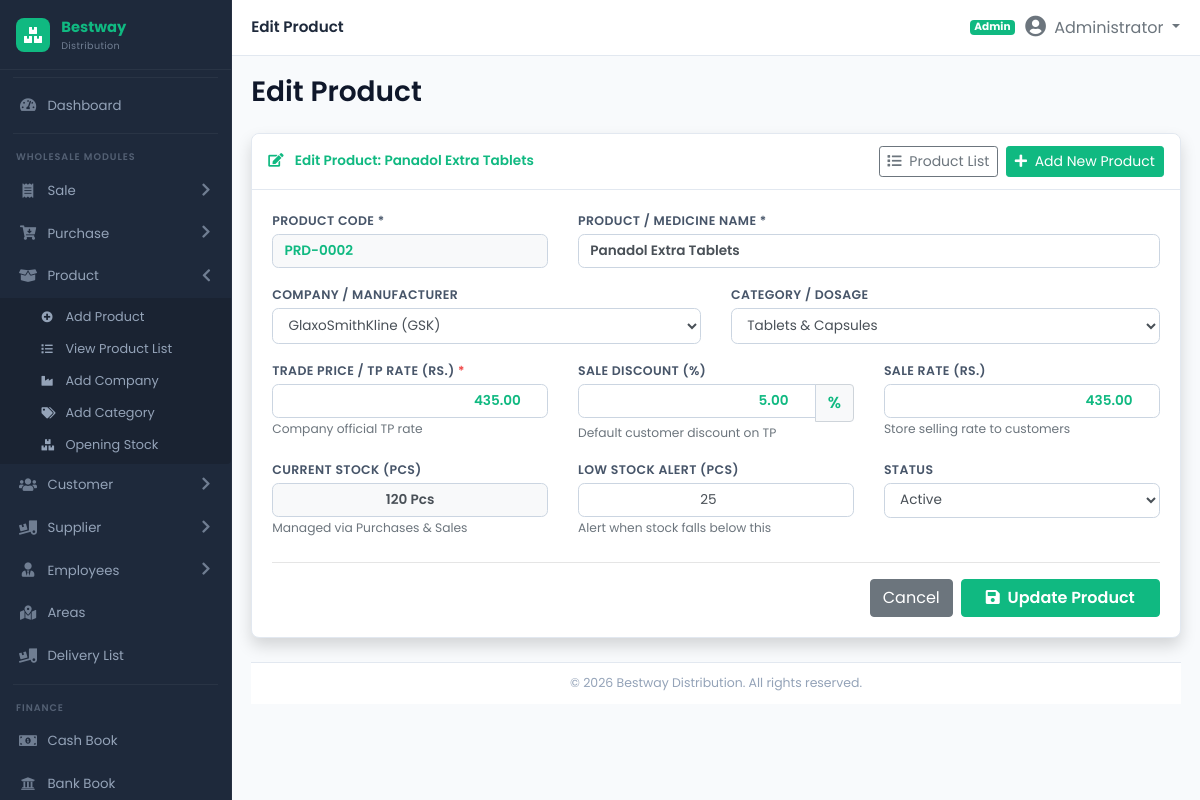
The page /modules/product/edit_product.php?id=2 (signed in) on the database its author committed.
### tables this page shows
CREATE TABLE IF NOT EXISTS `products` (
  `id` INT AUTO_INCREMENT PRIMARY KEY,
  `product_code` VARCHAR(50) UNIQUE NULL,
  `barcode` VARCHAR(100) UNIQUE NULL,
  `name` VARCHAR(200) NOT NULL,
  `generic_name` VARCHAR(200) NULL,
  `company_id` INT NULL,
  `category_id` INT NULL,
  `unit_id` INT NULL,
  `pack_size` VARCHAR(50) NULL,
  `packs_per_box` INT DEFAULT 1,
  `tablets_per_pack` INT DEFAULT 10,
  `total_tablets_per_box` INT DEFAULT 10,
  `stock_unit` VARCHAR(50) DEFAULT 'Pack',
  `purchase_price` DECIMAL(12,2) DEFAULT 0.00,
  `trade_price` DECIMAL(12,2) DEFAULT 0.00,
  `retail_price` DECIMAL(12,2) DEFAULT 0.00,
  `wholesale_price` DECIMAL(12,2) DEFAULT 0.00,
  `discount_percent` DECIMAL(5,2) DEFAULT 0.00,
  `max_discount_percent` DECIMAL(5,2) DEFAULT 0.00,
  `reorder_level` INT DEFAULT 10,
  `opening_stock` INT DEFAULT 0,
  `current_stock` INT DEFAULT 0,
  `location_rack` VARCHAR(50) NULL,
  `requires_prescription` TINYINT(1) DEFAULT 0,
  `cold_chain` TINYINT(1) DEFAULT 0,
  `status` ENUM('Active', 'Inactive') DEFAULT 'Active',
  INDEX (`product_code`),
  INDEX (`name`),
  INDEX (`company_id`),
  INDEX (`category_id`),
  INDEX (`unit_id`),
  INDEX (`status`)
);

CREATE TABLE IF NOT EXISTS `companies` (
  `id` INT AUTO_INCREMENT PRIMARY KEY,
  `name` VARCHAR(150) NOT NULL,
  `code` VARCHAR(50) UNIQUE NULL,
  `contact_person` VARCHAR(100) NULL,
  `phone` VARCHAR(50) NULL,
  `email` VARCHAR(100) NULL,
  `address` TEXT NULL,
  `status` ENUM('Active', 'Inactive') DEFAULT 'Active',
  INDEX (`name`),
  INDEX (`status`)
);

CREATE TABLE IF NOT EXISTS `categories` (
  `id` INT AUTO_INCREMENT PRIMARY KEY,
  `name` VARCHAR(100) NOT NULL,
  `code` VARCHAR(50) UNIQUE NULL,
  `description` TEXT NULL,
  `status` ENUM('Active', 'Inactive') DEFAULT 'Active',
  INDEX (`name`),
  INDEX (`status`)
);

### modules/product/edit_product.php (the view, shortened to what this page needs)
<?php
require_once dirname(__DIR__, 2) . '/config/database.php';
$product_id = intval($_GET['id'] ?? 0);
$prod = null;
if ($db_connected && $pdo) {
    $stmt = $pdo->prepare("SELECT * FROM products WHERE id = ?");
    $stmt->execute([$product_id]);
    $prod = $stmt->fetch();
}
$companies  = [];
$categories = [];
if ($db_connected && $pdo) {
    try {
        $companies  = $pdo->query("SELECT id, name, code FROM companies WHERE status='Active' ORDER BY name ASC")->fetchAll();
        $categories = $pdo->query("SELECT id, name FROM categories WHERE status='Active' ORDER BY name ASC")->fetchAll();
    } catch (Exception $e) {}
}
require_once dirname(__DIR__, 2) . '/includes/header.php';
?>
<div class="card shadow mb-4">
  <div class="card-header d-flex flex-wrap justify-content-between align-items-center">
    <h6 class="mb-0 font-weight-bold text-primary">
      <i class="fas fa-edit mr-2"></i> Edit Product: <?= htmlspecialchars($prod['name']) ?>
    </h6>
    <div>
      <a href="view_product_list.php" class="btn btn-sm btn-outline-secondary">
        <i class="fas fa-list mr-1"></i> Product List
      </a>
      <a href="add_product.php" class="btn btn-sm btn-success ml-1">
        <i class="fas fa-plus mr-1"></i> Add New Product
      </a>
    </div>
  </div>
  <div class="card-body">
    <form method="POST" action="">
      <div class="row">
        <div class="col-md-4 mb-3">
          <label class="form-label font-weight-bold">Product Code *</label>
          <input type="text" name="product_code" class="form-control font-weight-bold text-success bg-light" value="<?= htmlspecialchars($prod['product_code']) ?>" required>
        </div>
        <div class="col-md-8 mb-3">
          <label class="form-label font-weight-bold">Product / Medicine Name *</label>
          <input type="text" name="name" class="form-control font-weight-bold" value="<?= htmlspecialchars($prod['name']) ?>" required>
        </div>
        <div class="col-md-6 mb-3">
          <label class="form-label font-weight-bold">Company / Manufacturer</label>
          <select name="company_id" class="form-control">
            <?php foreach ($companies as $c): ?>
              <option value="<?= $c['id'] ?>" <?= ($prod['company_id'] == $c['id']) ? 'selected' : '' ?>>
                <?= htmlspecialchars($c['name']) ?>
              </option>
            <?php endforeach; ?>
          </select>
        </div>
        <div class="col-md-6 mb-3">
          <label class="form-label font-weight-bold">Category / Dosage</label>
          <select name="category_id" class="form-control">
            <?php foreach ($categories as $cat): ?>
              <option value="<?= $cat['id'] ?>" <?= ($prod['category_id'] == $cat['id']) ? 'selected' : '' ?>>
                <?= htmlspecialchars($cat['name']) ?>
              </option>
            <?php endforeach; ?>
          </select>
        </div>
        <div class="col-md-4 mb-3">
          <label class="form-label font-weight-bold">Trade Price / TP Rate (Rs.) <span class="text-danger">*</span></label>
          <input type="number" step="0.01" min="0" name="trade_price" id="trade_price" class="form-control text-right font-weight-bold text-primary" value="<?= htmlspecialchars($prod['trade_price']) ?>" required oninput="calcEditSaleRate()">
          <small class="text-muted">Company official TP rate</small>
        </div>
        <div class="col-md-4 mb-3">
          <label class="form-label font-weight-bold">Sale Discount (%)</label>
          <div class="input-group">
            <input type="number" step="0.01" min="0" max="100" name="discount_percent" id="discount_percent" class="form-control text-right font-weight-bold text-success" value="<?= htmlspecialchars($prod['discount_percent'] ?? '0.00') ?>" onfocus="this.select()" oninput="calcEditSaleRate()">
            <div class="input-group-append">
              <span class="input-group-text font-weight-bold bg-light text-success">%</span>
            </div>
          </div>
          <small class="text-muted">Default customer discount on TP</small>
        </div>
        <div class="col-md-4 mb-3">
          <label class="form-label font-weight-bold">Sale Rate (Rs.)</label>
          <input type="number" step="0.01" min="0" name="wholesale_price" id="wholesale_price" class="form-control text-right font-weight-bold text-success" value="<?= htmlspecialchars($prod['wholesale_price'] > 0 ? $prod['wholesale_price'] : ($prod['retail_price'] > 0 ? $prod['retail_price'] : $prod['trade_price'])) ?>">
          <small class="text-muted">Store selling rate to customers</small>
        </div>
        <div class="col-md-4 mb-3">
          <label class="form-label font-weight-bold">Current Stock (Pcs)</label>
          <input type="text" class="form-control text-center font-weight-bold bg-light" value="<?= htmlspecialchars($prod['current_stock']) ?> Pcs" readonly>
          <small class="text-muted">Managed via Purchases & Sales</small>
        </div>
        <div class="col-md-4 mb-3">
          <label class="form-label font-weight-bold">Low Stock Alert (Pcs)</label>
          <input type="number" min="0" name="reorder_level" class="form-control text-center" value="<?= htmlspecialchars($prod['reorder_level'] ?? 10) ?>">
          <small class="text-muted">Alert when stock falls below this</small>
        </div>
        <div class="col-md-4 mb-3">
          <label class="form-label font-weight-bold">Status</label>
          <select name="status" class="form-control">
            <option value="Active" <?= ($prod['status'] === 'Active') ? 'selected' : '' ?>>Active</option>
          </select>
        </div>
      </div>
      <hr class="mt-2 mb-3">
      <div class="d-flex justify-content-end align-items-center">
        <a href="view_product_list.php" class="btn btn-secondary mr-2">Cancel</a>
        <button type="submit" name="update_product" class="btn btn-primary px-4 font-weight-bold">
          <i class="fas fa-save mr-1"></i> Update Product
        </button>
      </div>
    </form>
  </div>
<?php require_once dirname(__DIR__, 2) . '/includes/footer.php'; ?>

### assets/css/style.css (style rules this page uses)
:root { --sidebar-bg: #1e293b; --sidebar-hover: #334155; --sidebar-active: #10b981; --sidebar-active-bg: rgba(16, 185, 129, 0.12); --sidebar-text: #94a3b8; --sidebar-text-hover: #ffffff; --sidebar-width: 232px; --primary: #10b981; --primary-dark: #059669; --secondary: #6366f1; --success: #10b981; --info: #0ea5e9; --warning: #f59e0b; --danger: #ef4444; --body-bg: #f8fafc; --card-bg: #ffffff; --card-shadow: 0 1px 2px rgba(0,0,0,0.05), 0 1px 3px rgba(0,0,0,0.08); --topbar-height: 56px; --sidebar-radius: 10px; }
* { margin: 0; padding: 0; box-sizing: border-box; }
body { font-family: 'Poppins', 'Inter', 'Segoe UI', system-ui, -apple-system, sans-serif; background: var(--body-bg); overflow-x: hidden; font-size: 14px; }
.card { border: 1px solid #e2e8f0; box-shadow: var(--card-shadow); border-radius: 0.5rem; background: var(--card-bg); }
.card-header { background: #fff; border-bottom: 1px solid #e2e8f0; padding: 0.75rem 1rem; font-weight: 600; border-radius: 0.5rem 0.5rem 0 0 !important; }
.card-header h6 { font-size: 0.85rem; margin: 0; }
.text-primary { color: var(--primary) !important; }
.text-success { color: var(--success) !important; }
.text-danger { color: var(--danger) !important; }
.btn-primary { background: var(--primary); border-color: var(--primary); color: #fff; font-weight: 500; }
.btn-success { background: var(--success); border-color: var(--success); color: #fff; }
.form-label { font-weight: 600; font-size: 0.78rem; color: #475569; margin-bottom: 0.2rem; text-transform: uppercase; letter-spacing: 0.03em; }
.form-control, .form-select { border-radius: 0.4rem; border-color: #cbd5e1; font-size: 0.85rem; padding: 0.5rem 0.7rem; transition: border-color 0.2s, box-shadow 0.2s; }
select.form-control, select.form-select { height: auto; padding-top: 0.4rem; padding-bottom: 0.4rem; }
.font-weight-bold { font-weight: 600 !important; }
.shadow { box-shadow: var(--card-shadow); }

### rows shown on the page
products: name "Panadol Extra Tablets", product_code "PRD-0002", company_id "GlaxoSmithKline (GSK)", category_id "Tablets & Capsules", trade_price "435.00", discount_percent "5.00", wholesale_price "435.00", current_stock "120 Pcs", reorder_level "25", status "Active"

### other values the page prints
$page_title "Edit Product"
roleLabel($_SESSION['user_role'] ?? 'Admin') "Admin"
$_SESSION['user_fullname'] "Administrator"
